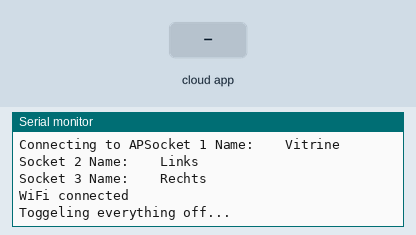
The sketch below on a simulated ESP8266 (NodeMCU). Shown: the last lines printed to the serial monitor. Inputs (shaded band) come from the test bench. WiFi joins after 1.5 s; servers stay silent unless stated; storage starts empty.

Above: at 3.9 s.
4.0 s: the phone or cloud app sets Vitrine to 0
At 5.2 s:
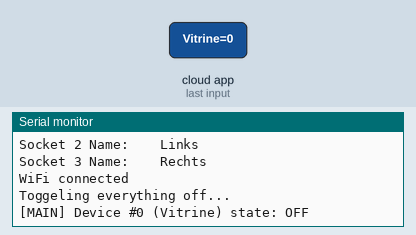
5.5 s: the phone or cloud app sets Links to 0
At 6.4 s:
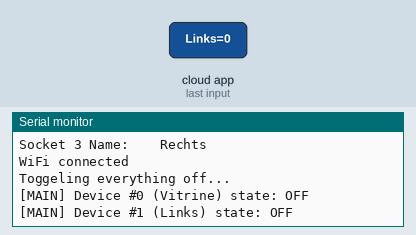
7.0 s: the phone or cloud app sets Rechts to 0
At 7.5 s:
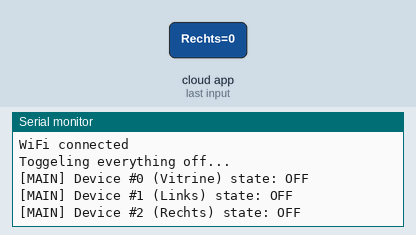
8.5 s: the phone or cloud app sets Vitrine to 1
At 9.7 s:
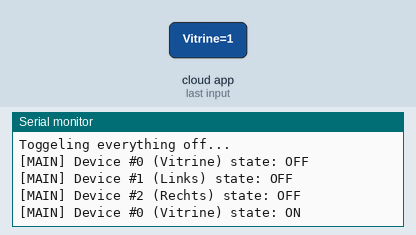
10.0 s: the phone or cloud app sets Links to 1
At 11.0 s:
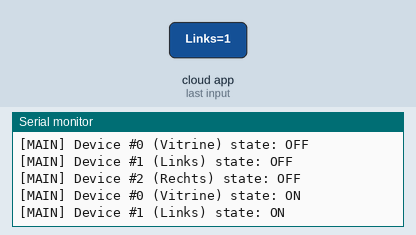
11.5 s: the phone or cloud app sets Rechts to 1
At 12.1 s:
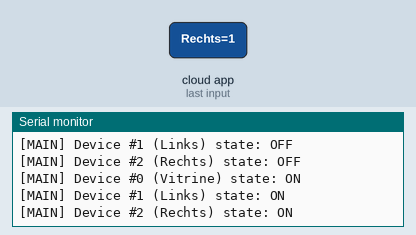

The sketch:

Management.ino
```cpp
/**
 * Management.ino
 *
 * Created on: 15.08.2018
 *     Author: Benedikt-Alexander Mokroß (benedikt@bhorn.de)
 */

#include <FS.h>
#include <DNSServer.h>
#include <ESP8266WebServer.h>
#include <WiFiManager.h>
#include "globals.h"

const char* socket1Annotation = "Name of socket 1";
const char* socket2Annotation = "Name of socket 2";
const char* socket3Annotation = "Name of socket 3";
const char* socket1Parameter = "PARAMETER_NAME_SOCKET1";
const char* socket2Parameter = "PARAMETER_NAME_SOCKET2";
const char* socket3Parameter = "PARAMETER_NAME_SOCKET3";

bool wifiManagerSetup()
{
  if(!SPIFFS.begin()){
    return false;
  }
  String nameSocket1Str = getConfigFS("ns1");
  if(nameSocket1Str.length() > 0)
    configParameter.nameSocket1 = new WiFiManagerParameter(socket1Parameter, socket1Annotation, nameSocket1Str.c_str(), 64);
  else
    configParameter.nameSocket1 = new WiFiManagerParameter(socket1Parameter, socket1Annotation, DEFAULT_NAME_SOCKET1, 64);

  String nameSocket2Str = getConfigFS("ns2");
  if(nameSocket2Str.length() > 0)
    configParameter.nameSocket2 = new WiFiManagerParameter(socket2Parameter, socket2Annotation, nameSocket2Str.c_str(), 64);
  else
    configParameter.nameSocket2 = new WiFiManagerParameter(socket2Parameter, socket2Annotation, DEFAULT_NAME_SOCKET2, 64);

  String nameSocket3Str = getConfigFS("ns3");
  if(nameSocket3Str.length() > 0)
    configParameter.nameSocket3 = new WiFiManagerParameter(socket3Parameter, socket3Annotation, nameSocket3Str.c_str(), 32);
  else
    configParameter.nameSocket3 = new WiFiManagerParameter(socket3Parameter, socket3Annotation, DEFAULT_NAME_SOCKET3, 32);
  SPIFFS.end();
  return true;
}

bool wifiManagerPersist()
{
  if(!SPIFFS.begin()){
    return false;
  }
  bool s1 = setConfigFS("ns1", configParameter.nameSocket1->getValue());
  bool s2 = setConfigFS("ns2", configParameter.nameSocket2->getValue());
  bool s3 = setConfigFS("ns3", configParameter.nameSocket3->getValue());
  SPIFFS.end();
  return s1 && s2 && s3;
}

void wifiManagerTellSettings()
{
  Serial.print(F("Socket 1 Name:\t\t"));
  Serial.println(configParameter.nameSocket1->getValue());

  Serial.print(F("Socket 2 Name:\t\t"));
  Serial.println(configParameter.nameSocket2->getValue());

  Serial.print(F("Socket 3 Name:\t\t"));
  Serial.println(configParameter.nameSocket3->getValue());
}

bool wifiManager()
{
  WiFiManager wifiManager;
  wifiManagerSetup();

  WiFiManagerParameter custom_text_s1(("<p>Name of socket 1"));
  wifiManager.addParameter(&custom_text_s1);
  wifiManager.addParameter(configParameter.nameSocket1);

  WiFiManagerParameter custom_text_s2(("</p><p>Name of socket 2"));
  wifiManager.addParameter(&custom_text_s2);
  wifiManager.addParameter(configParameter.nameSocket2);

  WiFiManagerParameter custom_text_s3(("</p><p>Name of socket 3"));
  wifiManager.addParameter(&custom_text_s3);
  wifiManager.addParameter(configParameter.nameSocket3);

  WiFiManagerParameter custom_text_end(("</p>"));
  wifiManager.addParameter(&custom_text_end);

  String apid = String("Sockets_")+getChipIdHex();
  wifiManager.autoConnect(apid.c_str(),AP_PASSWORD);

  wifiManagerPersist();

  wifiManagerTellSettings();
  return true;
}

void wifiConnect()
{
  Serial.print("Connecting to AP");
  if(wifiManager())
    Serial.println("WiFi connected");
}
```

AlexaSteckdosen.ino
```cpp
#include <FS.h>
#include <ESP8266WiFi.h>
#include <fauxmoESP.h>
#include "globals.h"

#define GPIO_0 0
#define GPIO_1 1
#define GPIO_2 2
#define rfTX 2

#include "eim826.h"

fauxmoESP fauxmo;

int socket1State = 0;
int socket2State = 0;
int socket3State = 0;

int next = 0;

String getChipIdHex()
{
  return WiFi.macAddress().substring(9,11)+  // xx:xx:xx:XX:xx:xx
         WiFi.macAddress().substring(12,14)+ // xx:xx:xx:xx:XX:xx
         WiFi.macAddress().substring(15,17); // xx:xx:xx:xx:xx:XX
}

void setup() {

  Serial.begin(74880);

  if (SPIFFS.begin()) {
    SPIFFS.end();
    Serial.println(F("Mounted FS"));
    Serial.println(CODE_VERSION);
    Serial.println(WiFi.macAddress());
    wifiConnect();
  }
  else
  {
    // Cant mount memory. PANIC...
    pinMode(1, OUTPUT);
    bool ledOn = true;
    while(1)
    {
      digitalWrite(1,ledOn);
      ledOn = !ledOn;
      delay(250);
    }
  }

  Serial.println(F("Toggeling everything off..."));
  pinMode(rfTX, OUTPUT);
  //alles aus
  setSocket(0, 0);
  yield();
  setSocket(1, 0);
  yield();
  setSocket(2, 0);
  yield();

  fauxmo.addDevice(configParameter.nameSocket1->getValue());
  fauxmo.addDevice(configParameter.nameSocket2->getValue());
  fauxmo.addDevice(configParameter.nameSocket3->getValue());
  fauxmo.enable(true);

  fauxmo.onSetState([](unsigned char device_id, const char * device_name, bool state) {
    //vitrine = 0;
    //links = 1;
    //rechts = 2;
    Serial.printf(("[MAIN] Device #%d (%s) state: %s\n"), device_id, device_name, state ? "ON" : "OFF");
    setSocket(device_id, state ? 1 : 0);
    switch(device_id){
      case 0:
        return socket1State = state;
      case 1:
        return socket2State = state;
      case 2:
        return socket3State = state;
    }
  });
  fauxmo.onGetState([](unsigned char device_id, const char * device_name) {
    switch(device_id){
      case 0:
        return socket1State == 1;
      case 1:
        return socket2State == 1;
      case 2:
        return socket3State == 1;
    }
    return false;
  });
}

void loop() {
    //setSocket(4, next);
    //Serial.println(("Socket ALL"));
    //yield();
    fauxmo.handle();
    //if(next == 0)
    //  next = 1;
    //else
    //  next = 0;
    //delay(3);
}
```

FSMemory.ino
```cpp
/**
 * FSMemory.ino
 *
 * Created on: 15.08.2018
 *     Author: Benedikt-Alexander Mokroß (benedikt@bhorn.de)
 */

#include <FS.h>
#include "globals.h"
#include <math.h>

inline String getConfigFilename(String key)
{
  return "pcfg_"+key;
}

String getConfigFS(String key)
{
  String filename = getConfigFilename(key);
  if(!SPIFFS.exists(filename)){
    return "";
  }
  File f = SPIFFS.open(filename, "r");
  if (!f) {
    return "";
  }
  char cfgbuf[f.size()+1];
  f.readBytes(cfgbuf,f.size());
  cfgbuf[f.size()] = 0;
  f.close();
  return String(cfgbuf);
}

boolean setConfigFS(String key, String value)
{
  String filename = getConfigFilename(key);
  File f = SPIFFS.open(filename,"w");
  if(!f){
    return false;
  }
  f.print(value);
  f.close();
  SPIFFS.end();
  return true;
}
```

eim826.h
```cpp
/**
 * Modified from:
 * https://sites.google.com/site/arduinohomeautomation/home/unitec_eim826
 */

#ifndef rfTX
#error "rfTX - Pin Undefined"
#endif

//--------------------------------------------------------------------------------
// 1200bps=833us/bit lng=70%=583, sht=30%=250 , cor=correction for pinset/pinclear
#define FRAMEREPEAT 15
#define cor 4
#define lng 583 - cor//583
#define sht 250 - cor//250
// Macros for PWM bit pulse
#define rfBIT_H  {digitalWrite(rfTX, HIGH); delayMicroseconds(sht); digitalWrite(rfTX, LOW ); delayMicroseconds(lng-5);}
#define rfBIT_L  {digitalWrite(rfTX, HIGH); delayMicroseconds(lng); digitalWrite(rfTX, LOW ); delayMicroseconds(sht-5);}
//--------------------------------------------------------------------------------
/*
Button 1 = Channel 0:         ch_bit2='0' , ch_bit1='0' , ch_bit0='0' ,
Button 2 = Channel 1:         ch_bit2='0' , ch_bit1='0' , ch_bit0='1' ,
Button 3 = Channel 2:         ch_bit2='0' , ch_bit1='1' , ch_bit0='0' ,
Button 4 = Channel 3:         ch_bit2='0' , ch_bit1='1' , ch_bit0='1'
Button All, Channel >= 4,     ch_bit2='1' , ch_bit1='0' , ch_bit0='0' ,
*/
const byte rfFrame[5] = {
    B00000011, //1
    B00010011, //2
    B00001011, //3
    B00011011, //??4
    B00000111  //alle
};

void setSocket(int sNo, boolean OnOff)
{
  for ( byte j=0;j<FRAMEREPEAT;j++)         // 15 Frame repeats
  {
    for ( byte i=0;i<20;i++) {rfBIT_H}                 // 20 preamble bits
    if (rfFrame[sNo] & B00010000) {rfBIT_H} else {rfBIT_L}  // ChannelBit2
    if (rfFrame[sNo] & B00001000) {rfBIT_H} else {rfBIT_L}  // ChannelBit1
    if (rfFrame[sNo] & B00000100) {rfBIT_H} else {rfBIT_L}  // ChannelBit0
    if (OnOff) {rfBIT_L} else {rfBIT_H}  // LOW=On HIGH=Off Bit
    if (rfFrame[sNo] & B00000001) {rfBIT_H} else {rfBIT_H}  // stopbit always 1
    delayMicroseconds(4600); // interFrame delay
  }
}
```

globals.h
```cpp
/**
 * globals.h
 *
 * Created on: 15.08.2018
 *     Author: Benedikt-Alexander Mokro?? (benedikt@bhorn.de)
 */

#ifndef GLOBALS_H
#define GLOBALS_H
#include <WiFiManager.h>

/**
 * WiFi Config
 */
#define AP_PASSWORD "Antwort42"

/**
 * Misc
 */
#define UTC_TIMEZONE 2
#define DEFAULT_NAME_SOCKET1 "Vitrine"
#define DEFAULT_NAME_SOCKET2 "Links"
#define DEFAULT_NAME_SOCKET3 "Rechts"

/**
 * Don't touch anything below this line!
 * I mean it...
 *  - bam
 */
#define CODE_VERSION "v1.1"

struct configPortalHolder {
  WiFiManagerParameter* nameSocket1;
  WiFiManagerParameter* nameSocket2;
  WiFiManagerParameter* nameSocket3;
} configParameter;

#endif
```

Measured:
- after the input at 4.0 s, the serial monitor: prints a new line at once (image 1)
- after the input at 5.5 s, the serial monitor: prints a new line at once (image 2)
- after the input at 7.0 s, the serial monitor: prints a new line at once (image 3)
- after the input at 8.5 s, the serial monitor: prints a new line at once (image 4)
- after the input at 10.0 s, the serial monitor: prints a new line at once (image 5)
- after the input at 11.5 s, the serial monitor: prints a new line at once (image 6)
